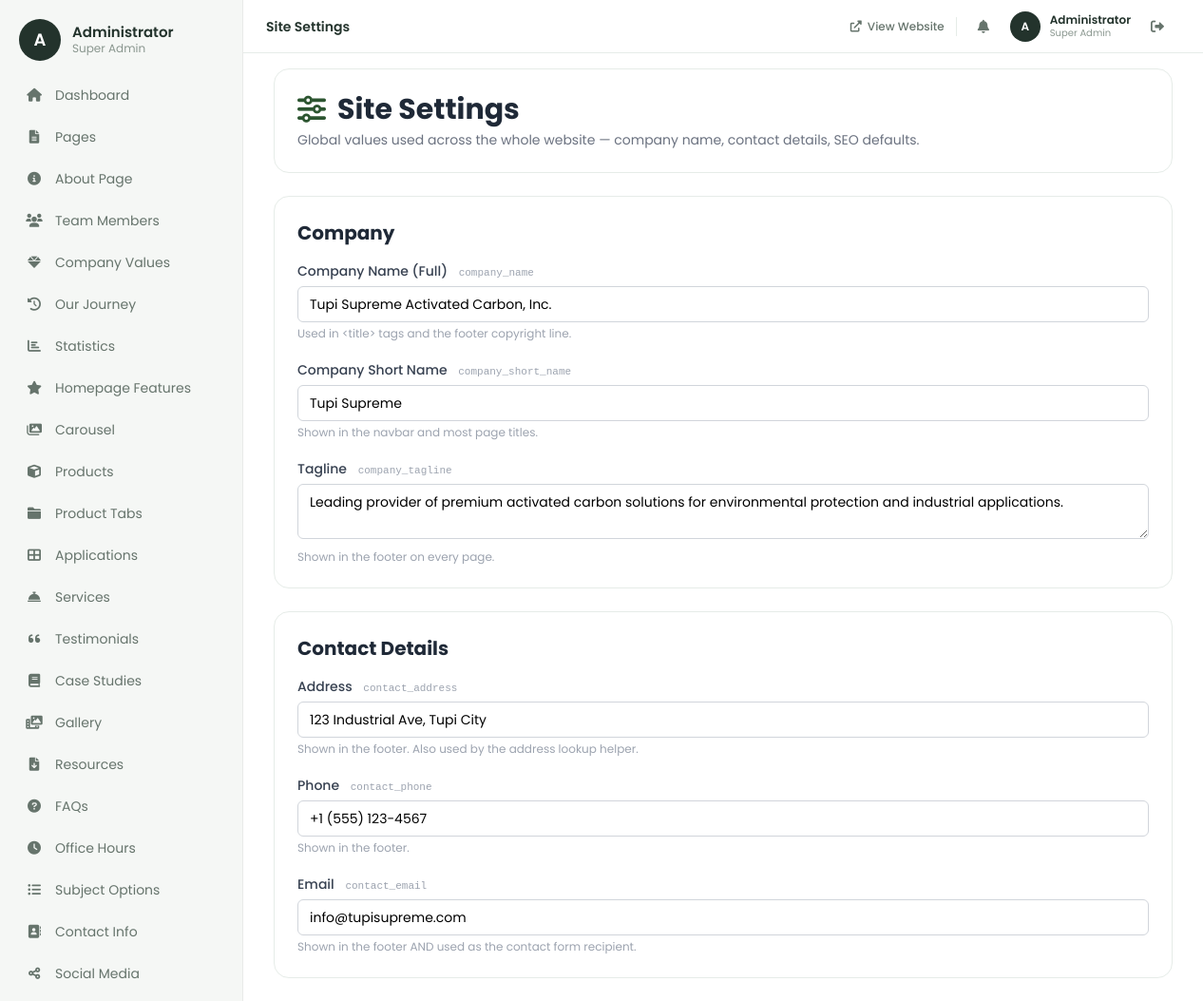
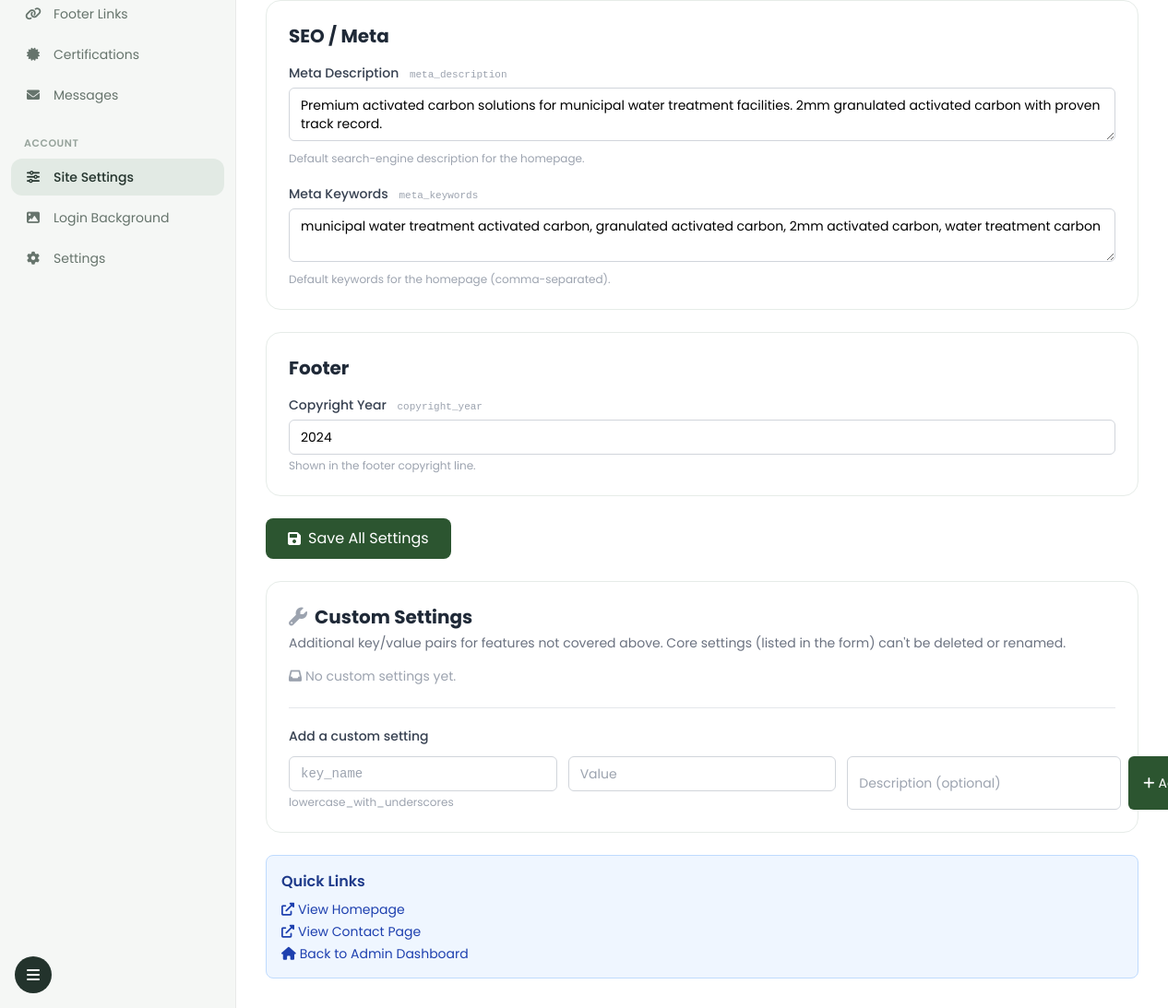
/admin/site-settings.php (signed in), run on the app's committed database (2 pictures, top to bottom).
### tables this page shows
CREATE TABLE IF NOT EXISTS site_settings (
    id INT AUTO_INCREMENT PRIMARY KEY,
    setting_key VARCHAR(100) UNIQUE NOT NULL,
    setting_value TEXT,
    setting_type VARCHAR(50) DEFAULT 'text',
    description TEXT,
    updated_at TIMESTAMP DEFAULT CURRENT_TIMESTAMP ON UPDATE CURRENT_TIMESTAMP,
    updated_by INT,
    FOREIGN KEY (updated_by) REFERENCES admin_users(id) ON DELETE SET NULL,
    INDEX idx_setting_key (setting_key)
);

### admin/site-settings.php (the view, shortened to what the rows shown need)
<?php
require_once 'config.php';
$db = getDB();
$setting_groups = [
    'Company' => [
        'company_name'       => ['Company Name (Full)', 'Used in <title> tags and the footer copyright line.', 'text'],
        'company_short_name' => ['Company Short Name', 'Shown in the navbar and most page titles.', 'text'],
        'company_tagline'    => ['Tagline', 'Shown in the footer on every page.', 'textarea'],
    ],
    'Contact Details' => [
        'contact_address' => ['Address', 'Shown in the footer. Also used by the address lookup helper.', 'text'],
        'contact_phone'   => ['Phone', 'Shown in the footer.', 'text'],
        'contact_email'   => ['Email', 'Shown in the footer AND used as the contact form recipient.', 'email'],
    ],
    'SEO / Meta' => [
        'meta_description' => ['Meta Description', 'Default search-engine description for the homepage.', 'textarea'],
        'meta_keywords'    => ['Meta Keywords', 'Default keywords for the homepage (comma-separated).', 'textarea'],
    ],
    'Footer' => [
        'copyright_year' => ['Copyright Year', 'Shown in the footer copyright line.', 'text'],
    ],
];
$settings = [];
$result = $db->query("SELECT * FROM site_settings ORDER BY setting_key");
if ($result) {
    while ($row = $result->fetch_assoc()) {
        $settings[$row['setting_key']] = $row;
    }
}
?>
<!DOCTYPE html>
<html lang="en">
<head>
    <script src="https://cdn.tailwindcss.com"></script>
    <link href="https://cdnjs.cloudflare.com/ajax/libs/font-awesome/6.0.0/css/all.min.css" rel="stylesheet">
</head>
<body class="bg-gray-100">
    <?php include 'includes/sidebar.php'; ?>
    <div class="relative lg:ml-64 p-4 lg:p-8">
        <div class="bg-white rounded-lg shadow-md p-6 mb-6">
            <div class="flex flex-col sm:flex-row sm:justify-between sm:items-center gap-3">
                <div>
                    <h1 class="text-3xl font-bold text-gray-800 flex items-center gap-3">
                        <i class="fas fa-sliders-h text-primary"></i> Site Settings
                    </h1>
                </div>
            </div>
        </div>
        <form method="POST" action="">
            <?php foreach ($setting_groups as $group_label => $fields): ?>
                <div class="bg-white rounded-lg shadow-md p-6 mb-6">
                    <h2 class="text-xl font-bold text-gray-800 mb-1"><?php echo htmlspecialchars($group_label); ?></h2>
                    <div class="space-y-5 mt-4">
                        <?php foreach ($fields as $key => $meta):
                            $value = $settings[$key]['setting_value'] ?? '';
                        ?>
                            <div>
                                <label class="block text-sm font-medium text-gray-700 mb-1" for="setting_<?php echo $key; ?>">
                                    <?php echo htmlspecialchars($meta[0]); ?>
                                    <code class="ml-2 text-[11px] text-gray-400 font-normal"><?php echo $key; ?></code>
                                </label>
                                <?php if ($meta[2] === 'textarea'): ?>
                                    <textarea name="settings[<?php echo $key; ?>]" id="setting_<?php echo $key; ?>" rows="2"
                                              class="w-full px-3 py-2 border border-gray-300 rounded-md focus:outline-none focus:ring-primary focus:border-primary text-sm"><?php echo htmlspecialchars($value); ?></textarea>
                                <?php else: ?>
                                    <input type="<?php echo $meta[2]; ?>" name="settings[<?php echo $key; ?>]" id="setting_<?php echo $key; ?>"
                                           value="<?php echo htmlspecialchars($value); ?>"
                                           class="w-full px-3 py-2 border border-gray-300 rounded-md focus:outline-none focus:ring-primary focus:border-primary text-sm">
                                <?php endif; ?>
                                <p class="text-xs text-gray-400 mt-1"><?php echo htmlspecialchars($meta[1]); ?></p>
                            </div>
                        <?php endforeach; ?>
                    </div>
                </div>
            <?php endforeach; ?>
        </form>
        <div class="bg-white rounded-lg shadow-md p-6 mb-6" id="custom">
            <h2 class="text-xl font-bold text-gray-800 mb-1 flex items-center gap-2">
                <i class="fas fa-wrench text-gray-400"></i> Custom Settings
            </h2>
        </div>
    </div>
</body>
</html>

### admin/includes/sidebar.php (shortened to what the rows shown need)
<?php
$current_user = getCurrentUser();
$display_name = $current_user['full_name'] ?: $current_user['username'];
$avatar_initial = strtoupper(substr($display_name, 0, 1));
$role_label = ucwords(str_replace('_', ' ', $current_user['role'] ?? 'Admin'));
?>
<aside id="sidebar" class="fixed top-0 bottom-0 left-0 z-40 w-64 transition-all duration-300 -translate-x-full lg:translate-x-0 bg-[#f5f7f5] text-[#45524b] lg:border-r lg:border-black/5 flex flex-col">
    <div class="sidebar-header flex items-center gap-3 px-5 pt-5 pb-4 flex-shrink-0">
        <div class="w-11 h-11 rounded-full bg-[#23332c] text-white flex items-center justify-center font-semibold text-lg flex-shrink-0">
            <?php echo htmlspecialchars($avatar_initial); ?>
        </div>
        <div class="sidebar-label min-w-0 flex-1">
            <p class="font-semibold text-[15px] text-[#23332c] leading-tight truncate"><?php echo htmlspecialchars($display_name); ?></p>
            <p class="text-xs text-[#8a978f] truncate"><?php echo htmlspecialchars($role_label); ?></p>
        </div>
    </div>
</aside>
<header id="admin-topbar" class="fixed top-0 left-0 right-0 lg:left-64 z-20 h-14 bg-white/95 backdrop-blur border-b border-[#e6ece8] flex items-center gap-3 pl-16 pr-4 lg:pl-6 lg:pr-8">
    <div class="flex items-center gap-2.5">
        <div class="w-8 h-8 rounded-full bg-[#23332c] text-white flex items-center justify-center text-xs font-semibold flex-shrink-0"><?php echo htmlspecialchars($avatar_initial); ?></div>
        <div class="hidden sm:block leading-tight min-w-0">
            <p class="text-xs font-semibold text-[#23332c] truncate max-w-[10rem]"><?php echo htmlspecialchars($display_name); ?></p>
            <p class="text-[10px] text-[#8a978f] truncate"><?php echo htmlspecialchars($role_label); ?></p>
        </div>
    </div>
</header>

### data on the page
site_settings: setting_value "Tupi Supreme Activated Carbon, Inc."
site_settings: setting_value "Tupi Supreme"
site_settings: setting_value "Leading provider of premium activated carbon solutions for environmental protection and industrial applications."
site_settings: setting_value "123 Industrial Ave, Tupi City"
site_settings: setting_value "+1 (555) 123-4567"
site_settings: setting_value "info@tupisupreme.com"
site_settings: setting_value "Premium activated carbon solutions for municipal water treatment facilities. 2mm granulated activated carbon with proven track record."
site_settings: meta "Meta Keywords", setting_key "meta_keywords", setting_key+setting_value "municipal water treatment activated carbon, granulated activated carbon, 2mm activated carbon, water treatment carbon", meta "Default keywords for the homepage (comma-separated)."
site_settings: setting_value "2024"

### other printed values
$avatar_initial "A"
$display_name "Administrator"
$role_label "Super Admin"
$item[2] "Dashboard"
$item[2] "Pages"
$item[2] "About Page"
$item[2] "Team Members"
$item[2] "Company Values"
$item[2] "Our Journey"
$item[2] "Statistics"
$item[2] "Homepage Features"
$item[2] "Carousel"
$item[2] "Products"
$item[2] "Product Tabs"
$item[2] "Applications"
